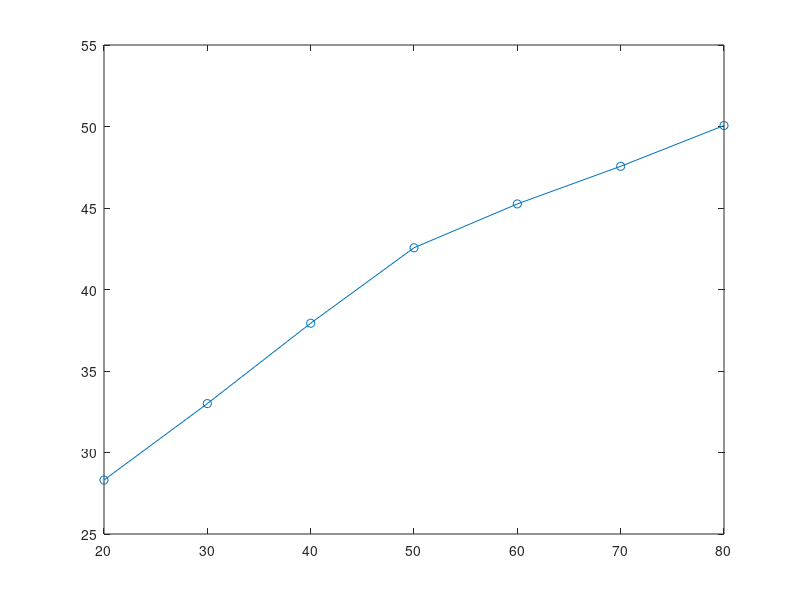

Write the MATLAB code that produced this figure. (Note: this script raises an error after producing the figure.)
%PUST Lab3
%Charakterystyka statyczna

u = [20 30 40 50 60 70 80];
y = [28.31 33 37.93 42.56 45.25 47.56 50.06];

plot(u,y,'o-');

 nazwa1 = 'wykresy_txt/char_stat.txt';

 file = fopen(nazwa1, 'w');
 A = [u;y];
 fprintf(file, '%4.3f %.3f \n',A);
 fclose(file);